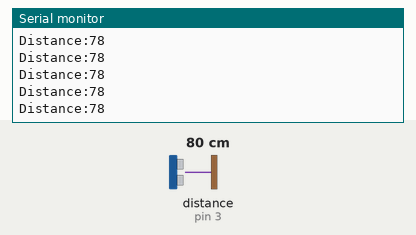
Recording of a sketch running on a simulated Arduino Uno, built with avr-gcc and run on an emulated ATmega328P. On the bench: the last lines printed to the serial monitor. Wiring (inferred from the names in the program): ultrasonic range finder: trigger pin 2; echo pin 3. Inputs (shaded band) come from the test bench; at power-on: distance to the obstacle (sensor on pin 3) 80 cm. The echo pulse lasts 58.3 µs per cm.

Above: at 1.2 s.
1.3 s: distance to the obstacle (sensor on pin 3) set to 2 cm
At 1.9 s:
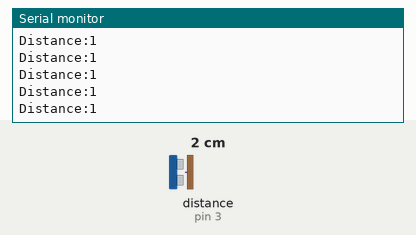
4.3 s: distance to the obstacle (sensor on pin 3) set to 18 cm
At 5.2 s:
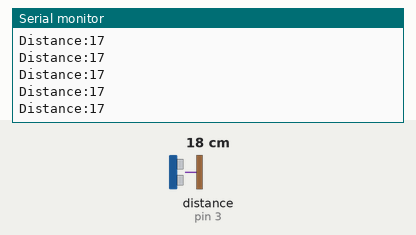
7.3 s: distance to the obstacle (sensor on pin 3) set to 4 cm
At 8.0 s:
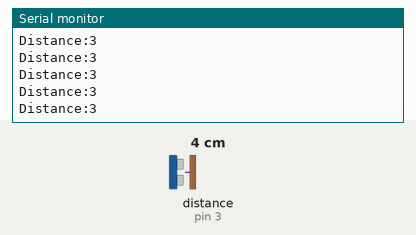
10.3 s: distance to the obstacle (sensor on pin 3) set to 35 cm
At 10.8 s:
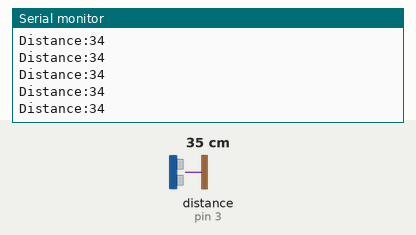
Timing chart, 0 to 13.3 s (numbered marks = the images above; inputs shaded):
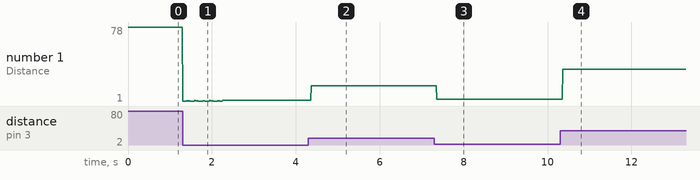

Measured:
- after the input at 1.3 s, the serial monitor: prints a new line at once (image 1)
- after the input at 4.3 s, the serial monitor: prints a new line after 0.06 s (image 2)
- after the input at 7.3 s, the serial monitor: prints a new line after 0.06 s (image 3)
- after the input at 10.3 s, the serial monitor: prints a new line after 0.07 s (image 4)
- plotted number 1: 78 → 2 after the input at 1.3 s, 2 → 17 after the input at 4.3 s, 17 → 3 after the input at 7.3 s, 3 → 34 after the input at 10.3 s

The sketch:

distance_measurement.ino
```cpp
int triggerPin = 2;
int echoPin = 3;
long duration;
long distance;
void setup() {
  pinMode(triggerPin, OUTPUT);
  pinMode(echoPin,INPUT);
  Serial.begin(9600);
  // put your setup code here, to run once:

}

void loop() {
  digitalWrite(triggerPin,LOW);
  delayMicroseconds(2);
  digitalWrite(triggerPin,HIGH);
  delayMicroseconds(10);
  digitalWrite(triggerPin,LOW);

  duration = pulseIn(echoPin,HIGH);
  distance = duration*(0.034/2);
  Serial.print("Distance:");
  Serial.print(distance);
  Serial.print("\n");
  delay(10);
  // put your main code here, to run repeatedly:

}
```
